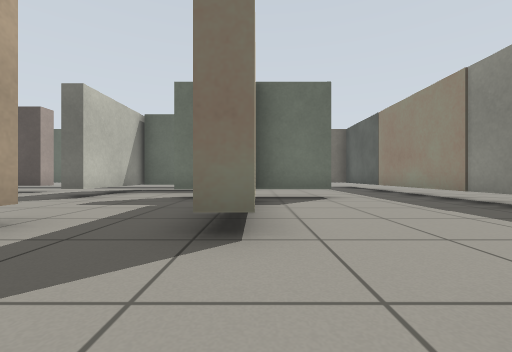
view 1 (above)

18 first-person views from a walk through a Gazebo world. The camera is 0.5 m above the floor, looks level and sees 90° across. The floor is counted in squares, 1 m on a side. Each view is taken from the middle of a square. On the plan, view 1 faces up. The plan holds only what a view shows up to about 9 squares ahead; the rest is blank. Surface patterns are stand-ins for the level's own textures.

view 2
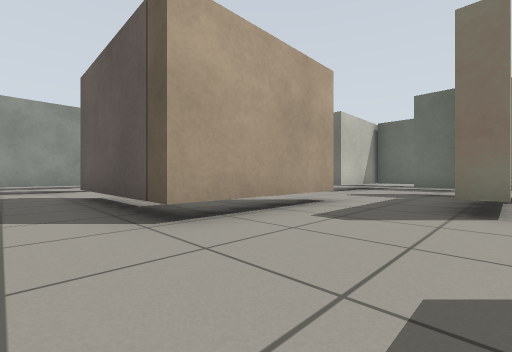

view 3
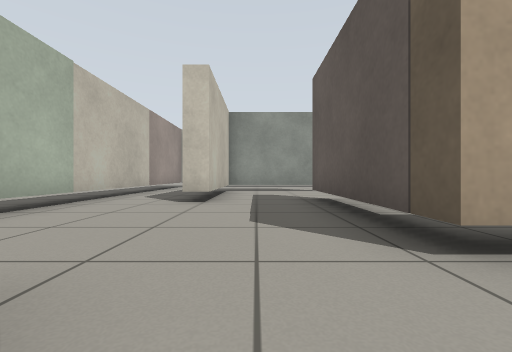

view 4
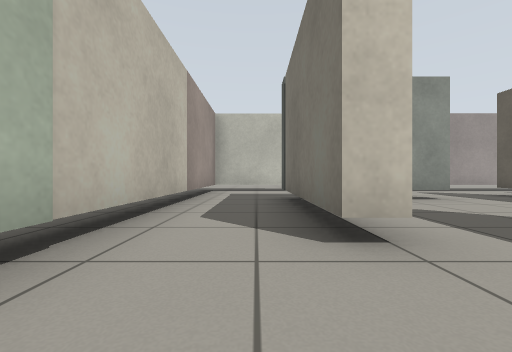

view 5
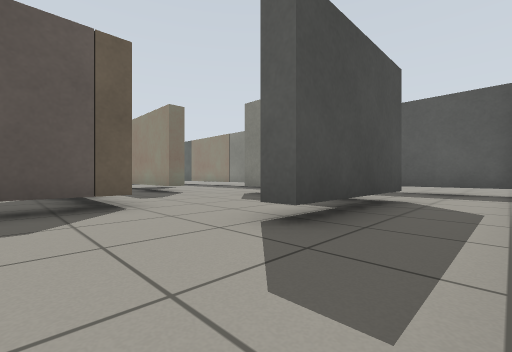

view 6
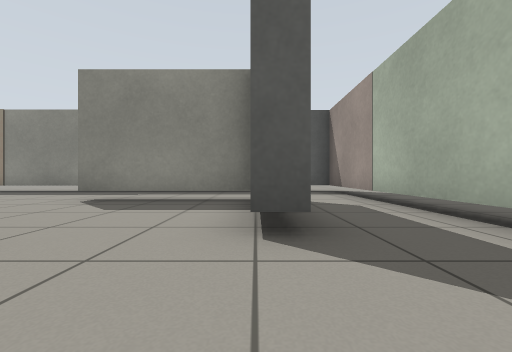

view 7
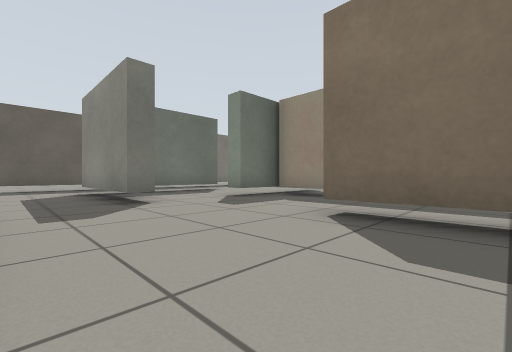

view 8
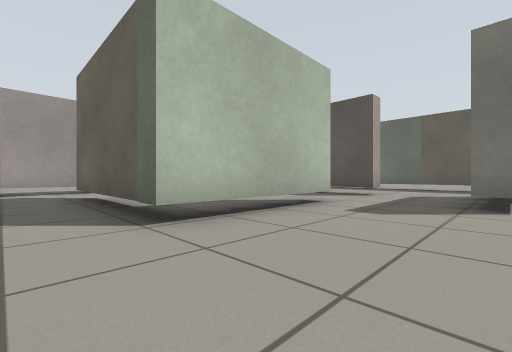

view 9
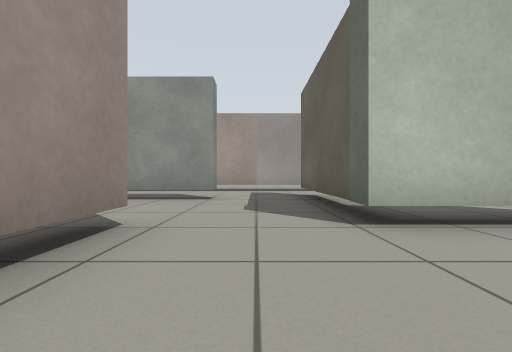

view 10
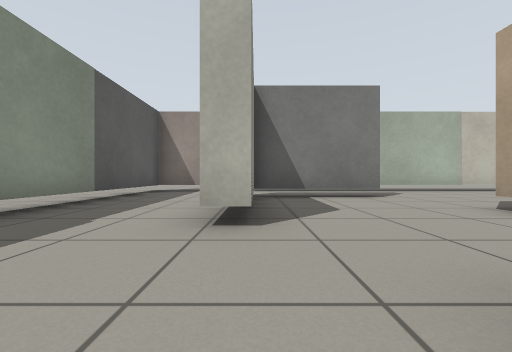

view 11
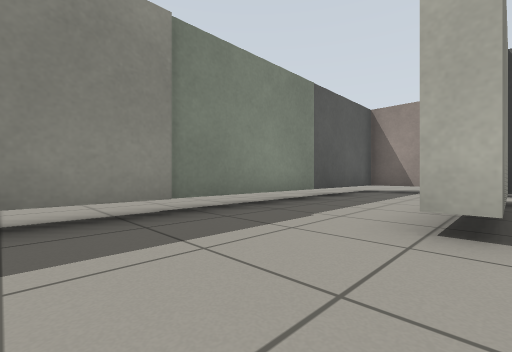

view 12
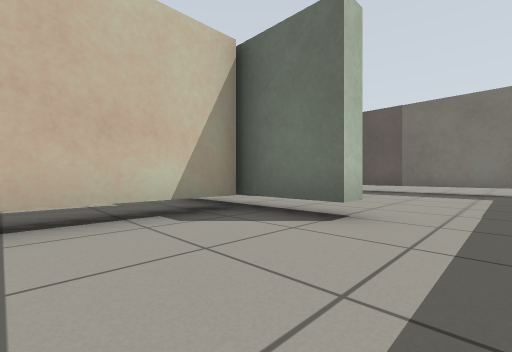

view 13
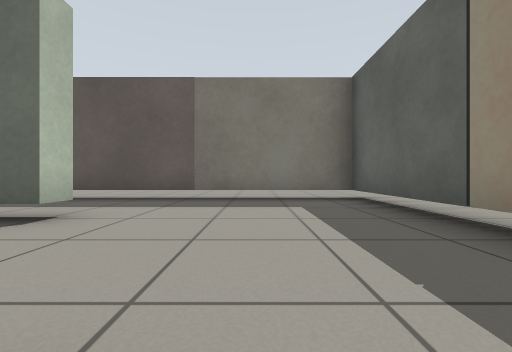

view 14
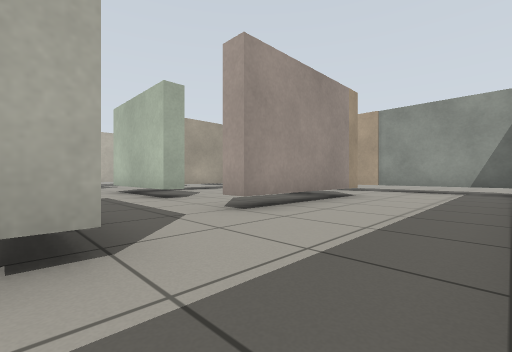

view 15
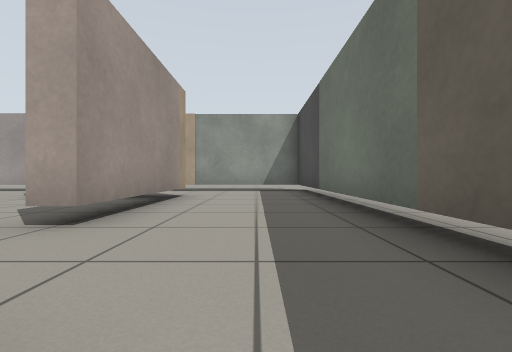

view 16
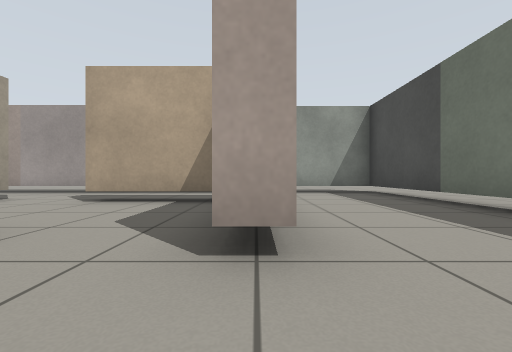

view 17
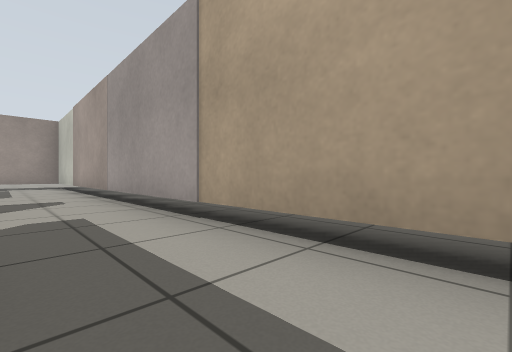

view 18
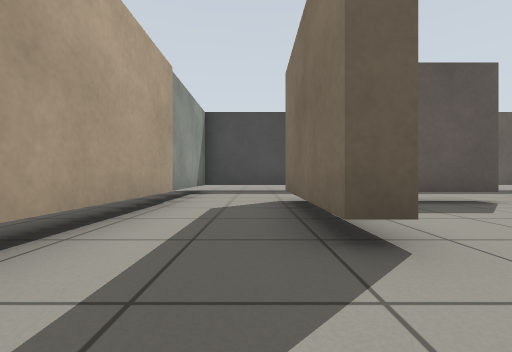

### Floor plan
Key: @ floor where view 1 was taken; # wall or solid block; . floor; T thing the floor can be seen under or through.
Columns run from 13 left of view 1 to 4 right of it. Each row starts with its distance up from view 1.
 12 ##################
 11 #................#
 10 #................#
  9 #........####....#
  8 #..TTTT..#.......#
  7 #..T.....#.......#
  6 #..T.....#..TTT..#
  5 #..T..T......T...#
  4 #.....T......T...#
  3 #.....T......T...#
  2 #..#TTT...T......#
  1 #.........T......#
  0 #..T......T..@T..#
 -1 #..T...TTTT...T..#
 -2 #..T..........T..#
 -3 #..#####....#TT..#
 -4 #................#
 -5 #................#
 -6 ##################

Positions as (right, up) in squares from view 1, and headings:
1: (0, 0), facing up
2: (0, -2), facing up-left
3: (-1, -2), facing left
4: (-4, -4), facing left
5: (-4, -5), facing up-right
6: (-4, -3), facing right
7: (-6, 1), facing up-right
8: (-4, 1), facing up-left
9: (-4, 1), facing left
10: (1, 3), facing down
11: (1, 3), facing down-right
12: (3, 3), facing up-left
13: (2, 6), facing up
14: (-4, 11), facing down-left
15: (-4, 10), facing left
16: (-5, 8), facing left
17: (-11, 7), facing down-left
18: (-11, 3), facing up
